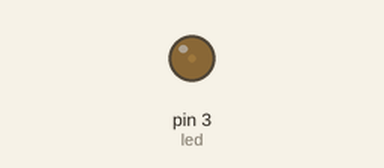
Recording of a sketch running on a simulated Arduino Uno, built with avr-gcc and run on an emulated ATmega328P. On the bench: output pins drawn as LEDs (lit = HIGH). What the sketch prints to the serial monitor is not drawn.

Above: at 0.05 s.
At 1.25 s:
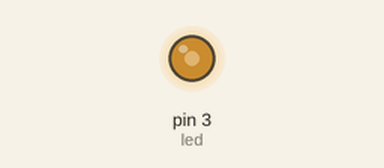
At 2.25 s:
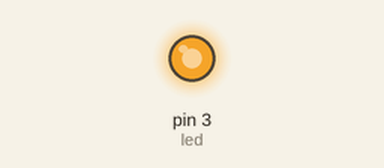
At 4.45 s:
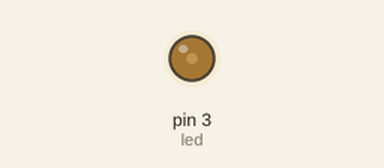
Timing chart, 0 to 6.6 s (numbered marks = the images above):
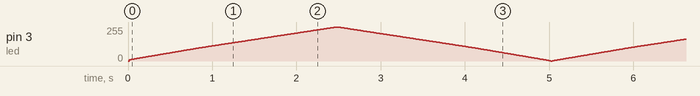

The sketch:

Ex2.ino
```cpp
int led = 3;
String ledState;

void setup() {

    pinMode(led, OUTPUT);
    Serial.begin(9600);

}

void loop() {

    for(int i = 0; i <= 255; i++){
        analogWrite(led, i);
        ledState = String(i);
        Serial.println("LED: " + ledState);
        delay(500 / 256);
    }

    for(int i = 255; i >= 0; i--){
        analogWrite(led, i);
      	ledState = String(i);
        Serial.println("LED: " + ledState);
        delay(500 / 256);
    }

}
```
